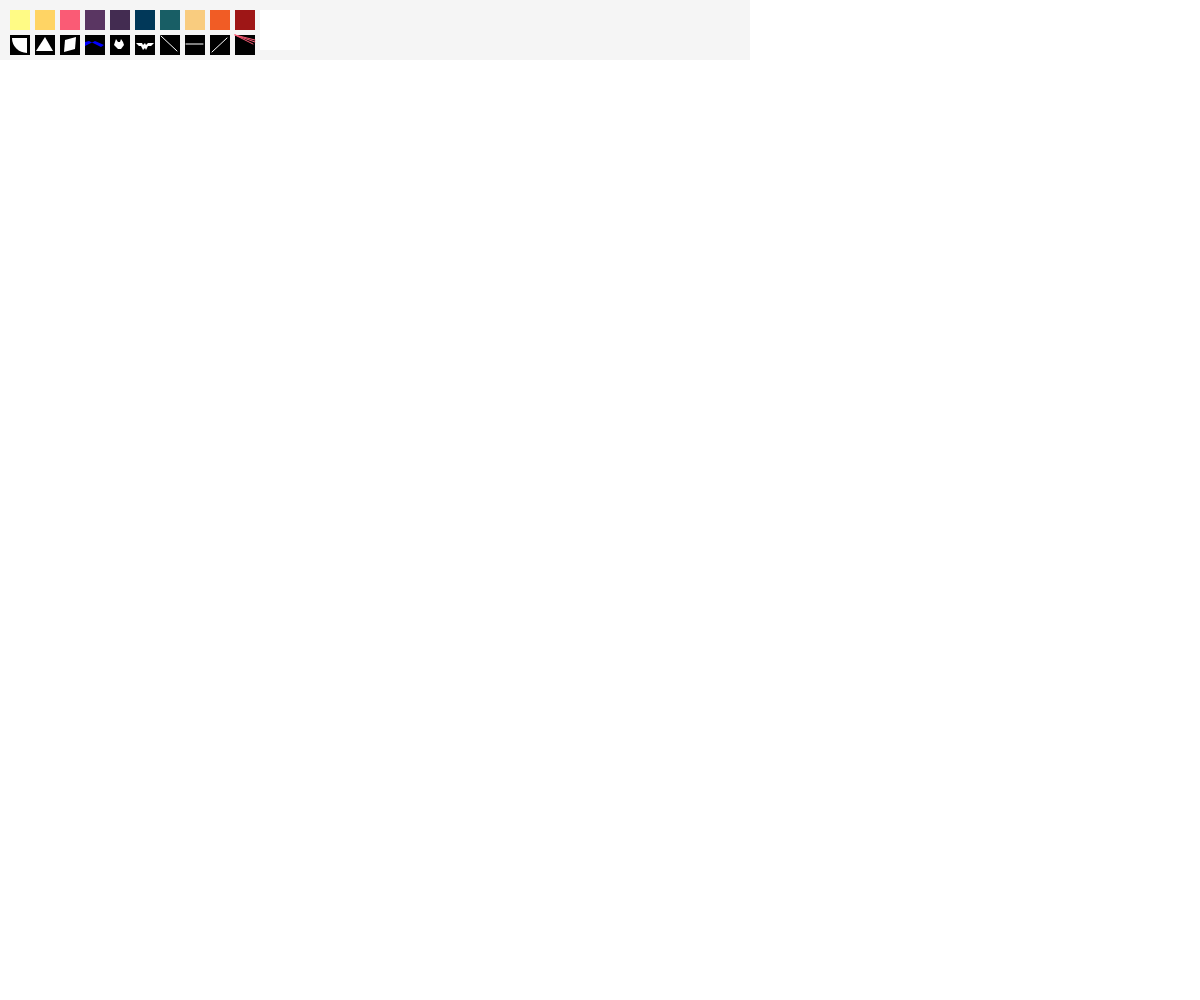
Frame 1 (no input)
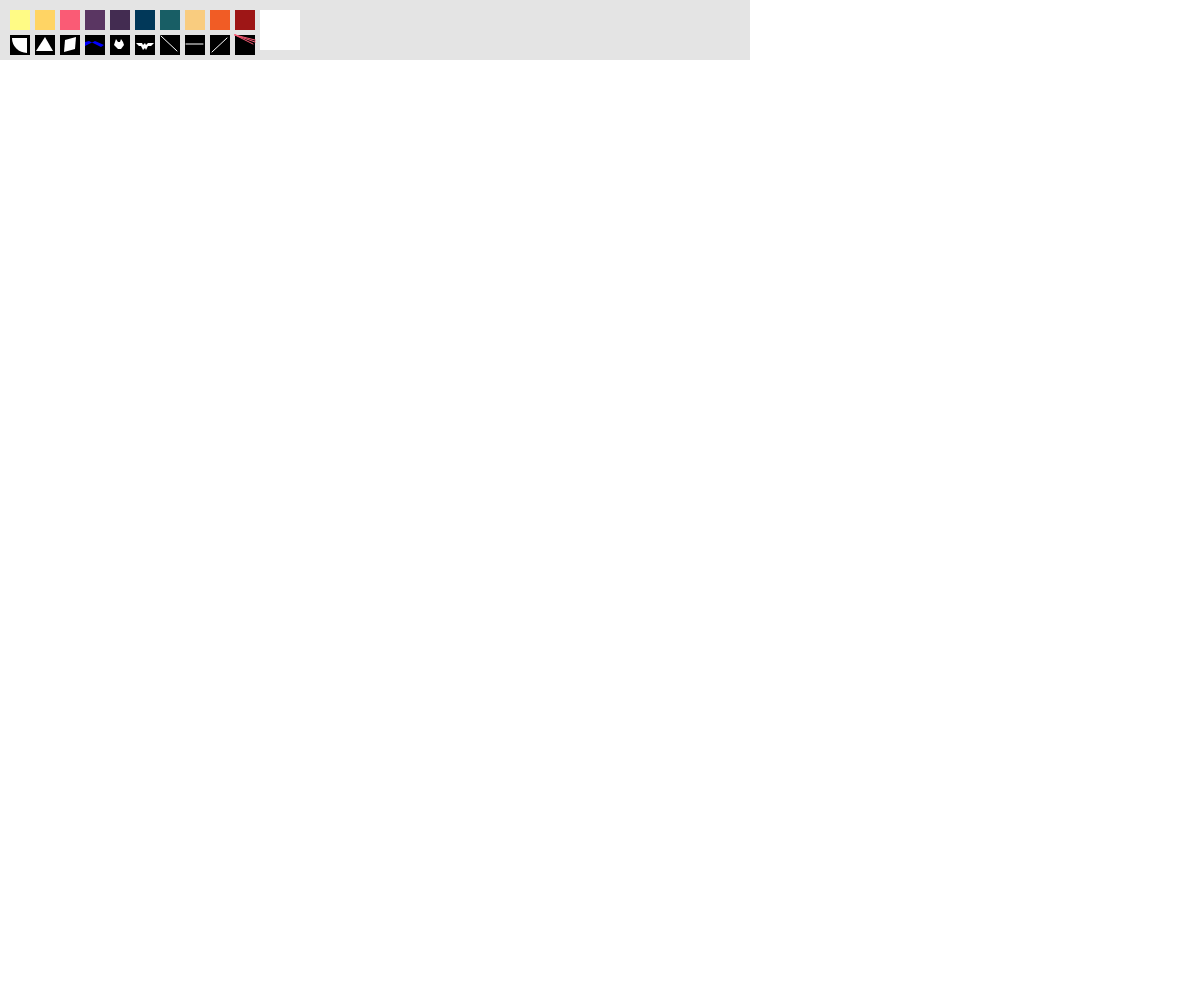
Frame 60 (no input)
Frame 120 (the mouse pressed at the canvas centre since frame 60): identical to frame 60, image omitted

The p5.js sketch that drew these frames (run headless with seeded random() and noise() and a simulated clock; from frame 60 on, the mouse is pressed at the canvas centre):

// p5.js sketch
// ── sketch.js
//Botones para colores//
var boton1x = 10;
var boton1y = 10;
var boton1tam = 20

var boton2x = 35;
var boton2y = 10;
var boton2tam = 20;

var boton3x = 60;
var boton3y = 10;
var boton3tam = 20;

var boton4x = 85;
var boton4y = 10;
var boton4tam = 20;

var boton5x = 110;
var boton5y = 10;
var boton5tam = 20;

var boton6x = 135;
var boton6y = 10;
var boton6tam = 20;

var boton7x = 160;
var boton7y = 10;
var boton7tam = 20;

var boton8x = 185;
var boton8y = 10;
var boton8tam = 20;

var boton9x = 210;
var boton9y = 10;
var boton9tam = 20;

var boton10x = 235;
var boton10y = 10;
var boton10tam = 20;

//borrador//
var botonbx = 260;
var botonby = 10;
var botonbtam = 40;

//Botones herramienras

var botonh1x = 10;
var botonh1y = 35;
var botonh1tam = 20

var botonh2x = 35;
var botonh2y = 35;
var botonh2tam = 20;

var botonh3x = 60;
var botonh3y = 35;
var botonh3tam = 20;

var botonh4x = 85;
var botonh4y = 35;
var botonh4tam = 20;

var botonh5x = 110;
var botonh5y = 35;
var botonh5tam = 20;

var botonh6x = 135;
var botonh6y = 35;
var botonh6tam = 20;

var botonh7x = 160;
var botonh7y = 35;
var botonh7tam = 20;

var botonh8x = 185;
var botonh8y = 35;
var botonh8tam = 20;

var botonh9x = 210;
var botonh9y = 35;
var botonh9tam = 20;

var botonh10x = 235;
var botonh10y = 35;
var botonh10tam = 20;



// color//

var colors = 0;

// herramienta //
var herramienta = 0;


//algunas posiciones//
var a = 10;
var b = 20;



function setup() {
  createCanvas(windowWidth, windowHeight);
  background(255);

}

function draw() {
  //Recbanner//
  noStroke();
  fill(227, 227, 227, 90);
  rect(0, 0, 750, 60);

  //1
  fill(255, 251, 133);
  rect(boton1x, boton1y, boton1tam, boton1tam);

  //2
  fill(255, 212, 100);
  rect(boton2x, boton2y, boton2tam, boton2tam);

  //3
  fill(250, 91, 117);
  rect(boton3x, boton3y, boton3tam, boton3tam);

  //4
  fill(90, 54, 98);
  rect(boton4x, boton4y, boton4tam, boton4tam);

  //5
  fill(67, 44, 81);
  rect(boton5x, boton5y, boton5tam, boton5tam);

  //6
  fill(1, 56, 89);
  rect(boton6x, boton6y, boton6tam, boton6tam);

  //7
  fill(24, 94, 101);
  rect(boton7x, boton7y, boton7tam, boton7tam);

  //8
  fill(249, 204, 127);
  rect(boton8x, boton8y, boton8tam, boton8tam);

  //9
  fill(241, 92, 37);
  rect(boton9x, boton9y, boton9tam, boton9tam);

  //10
  fill(158, 22, 22);
  rect(boton10x, boton10y, boton10tam, boton10tam);

  //botones herramientas
  //1
  fill(0, 0, 0);
  rect(botonh1x, botonh1y, botonh1tam, botonh1tam);
  fill(255, 255, 255);
  arc(27, 38, 30, 30, HALF_PI, PI);


  //2
  fill(0, 0, 0);
  rect(botonh2x, botonh2y, botonh2tam, botonh2tam);
  fill(255, 255, 255);
  triangle(36, 51, 45, 37, 53, 51);

  //3
  fill(0, 0, 0);
  rect(botonh3x, botonh3y, botonh3tam, botonh3tam);
  fill(255, 255, 255);
  quad(64, 52, 65, 40, 76, 37, 75, 49);

  //4
  fill(0, 0, 0);
  rect(botonh4x, botonh4y, botonh4tam, botonh4tam);
  fill(0, 0, 255);
  strokeWeight(0, 2);
  beginShape();
  vertex(85, 42);
  vertex(89, 41);
  vertex(101, 47);
  vertex(104, 45);
  vertex(95, 41);
  vertex(85, 46);
  endShape();


  //5
  fill(0, 0, 0);
  rect(botonh5x, botonh5y, botonh5tam, botonh5tam);
  fill(255, 255, 255);
  strokeWeight(0, 2);
  beginShape();
  vertex(116, 39);
  vertex(115, 42);
  vertex(114, 45);
  vertex(118, 49);
  vertex(121, 49);
  vertex(124, 45);
  vertex(123, 42);
  vertex(121, 39);
  vertex(120, 42);
  vertex(118, 42);
  endShape();


  //6
  fill(0, 0, 0)
  rect(botonh6x, botonh6y, botonh6tam, botonh6tam);
  fill(255, 255, 255);
  strokeWeight(0, 2);
  beginShape();
  vertex(136, 43);
  vertex(139, 46);
  vertex(141, 46);
  vertex(143, 50);
  vertex(145, 48);
  vertex(146, 50);
  vertex(148, 46);
  vertex(151, 46);
  vertex(154, 43);
  vertex(148, 43);
  vertex(146, 45);
  vertex(145, 43);
  vertex(143, 45);
  vertex(142, 43);
  endShape();


  //7
  fill(0, 0, 0)
  rect(botonh7x, botonh7y, botonh7tam, botonh7tam);
  strokeWeight(1);
  stroke(255, 255, 255);
  line(161, 36, 177, 51);
  noStroke();

  //8
  fill(0, 0, 0)
  rect(botonh8x, botonh8y, botonh8tam, botonh8tam);
  strokeWeight(1);
  stroke(255, 255, 255);
  line(186, 44, 203, 44);
  noStroke();


  //9
  fill(0, 0, 0)
  rect(botonh9x, botonh9y, botonh9tam, botonh9tam);
  strokeWeight(1);
  stroke(255, 255, 255);
  line(227, 38, 212, 52);
  noStroke();


  //10
  fill(0, 0, 0)
  rect(botonh10x, botonh10y, botonh10tam, botonh10tam);
  strokeWeight(1);
  stroke(250, 91, 117);
  line(235, 35, 253, 44);
  line(235, 35, 255, 42);
  line(235, 35, 255, 40);

  noStroke();

  //botonb
  fill(255, 255, 255)
  rect(botonbx, botonby, botonbtam, botonbtam);


  if (mouseIsPressed) {

    //colores//
    if (colors == 0) {
      fill(255, 251, 133);
    }

    if (colors == 1) {
      fill(255, 212, 100);
    }

    if (colors == 2) {
      fill(250, 91, 117);
    }

    if (colors == 3) {
      fill(90, 54, 98);
    }

    if (colors == 4) {
      fill(67, 44, 81);
    }

    if (colors == 5) {
      fill(1, 56, 89);
    }

    if (colors == 6) {
      fill(24, 94, 101);
    }


    if (colors == 7) {
      fill(249, 204, 127);
    }


    if (colors == 8) {
      fill(241, 92, 37);
    }


    if (colors == 9) {
      fill(158, 22, 22);
    }


    //Herramientas


    if (herramienta == 1) {
      arc(mouseX, mouseY, 30, 30, HALF_PI, PI);
    }

    if (herramienta == 2) {
      triangle(mouseX, mouseY, mouseX + 18, mouseY - 55,
        mouseX + 46, mouseY);

    }

    if (herramienta == 3) {
      quad(mouseX, mouseY, mouseX + 48, mouseY - 11, mouseX + 31,
        mouseY + 32, mouseX - 8, mouseY + 46);

    }

    if (herramienta == 4) {

      fill(0, 0, 255);
      strokeWeight(0, 2);
      beginShape();
      vertex(mouseX, mouseY); //85 , 42
      vertex(mouseX + 4, mouseY + 1);
      vertex(mouseX + 16, mouseY + 5);
      vertex(mouseX + 19, mouseY + 3);
      vertex(mouseX + 10, mouseY + 1);
      vertex(mouseX, mouseY + 4);
      endShape();

    }

    if (herramienta == 5) {

      //fill(255,0,0);
      strokeWeight(0, 2);
      beginShape();
      vertex(mouseX, mouseY - 10);
      vertex(mouseX - 1, mouseY - 7);
      vertex(mouseX - 2, mouseY - 4);
      vertex(mouseX + 2, mouseY);
      vertex(mouseX + 5, mouseY);
      vertex(mouseX + 8, mouseY - 4);
      vertex(mouseX + 7, mouseY - 7);
      vertex(mouseX + 5, mouseY - 10);
      vertex(mouseX + 4, mouseY - 7);
      vertex(mouseX + 2, mouseY - 7);
      endShape();
    }

    if (herramienta == 6) {

      //fill(255,255,255);
      strokeWeight(0, 2);
      beginShape();
      vertex(mouseX, mouseY);
      vertex(mouseX + 7, mouseY + 7);
      vertex(mouseX + 13, mouseY + 7);
      vertex(mouseX + 18, mouseY + 16);
      vertex(mouseX + 22, mouseY + 11);
      vertex(mouseX + 25, mouseY + 16);
      vertex(mouseX + 30, mouseY + 8);
      vertex(mouseX + 37, mouseY + 8);
      vertex(mouseX + 43, mouseY);
      vertex(mouseX + 28, mouseY);
      vertex(mouseX + 25, mouseY + 5);
      vertex(mouseX + 22, mouseY - 1);
      vertex(mouseX + 18, mouseY + 4);
      vertex(mouseX + 14, mouseY);
      endShape();

    }

    if (herramienta == 7) {
      strokeWeight(1);
      stroke(255, 0, 0);
      line(mouseX, mouseY, mouseX + 16, mouseY + 15);

    }

    if (herramienta == 8) {
      strokeWeight(1);
      stroke(255, 0, 0);
      line(mouseX, mouseY, mouseX + 17, mouseY);
    }

    if (herramienta == 9) {
      strokeWeight(1);
      stroke(255, 0, 0);
      line(mouseX + 15, mouseY - 14, mouseX, mouseY);

    }

    if (herramienta == 10) {

      strokeWeight(1);
      stroke(250, 91, 117);
      line(mouseX - 20, mouseY - 20, 800, 200);
    }

    //botonb
    if (herramienta == 11) {
      fill(255, 255, 255)
      rect(0, 0, windowWidth, windowHeight);
    }

  }


  //colores
  noStroke();

  if (mouseX > boton1x && mouseX < boton1x + boton1tam &&
    mouseY > boton1y && mouseY < boton1y + boton1tam) {
    colors = 0;
  }

  if (mouseX > boton2x && mouseX < boton2x + boton2tam &&
    mouseY > boton2y && mouseY < boton2y + boton2tam) {
    colors = 1;
  }
  if (mouseX > boton3x && mouseX < boton3x + boton3tam &&
    mouseY > boton3y && mouseY < boton3y + boton3tam) {
    colors = 2;
  }

  if (mouseX > boton4x && mouseX < boton4x + boton4tam &&
    mouseY > boton4y && mouseY < boton4y + boton4tam) {
    colors = 3;
  }

  if (mouseX > boton5x && mouseX < boton5x + boton5tam &&
    mouseY > boton5y && mouseY < boton5y + boton5tam) {
    colors = 4;
  }

  if (mouseX > boton6x && mouseX < boton6x + boton6tam &&
    mouseY > boton6y && mouseY < boton6y + boton6tam) {
    colors = 5;
  }

  if (mouseX > boton7x && mouseX < boton7x + boton7tam &&
    mouseY > boton7y && mouseY < boton7y + boton7tam) {
    colors = 6;
  }

  if (mouseX > boton8x && mouseX < boton8x + boton8tam &&
    mouseY > boton8y && mouseY < boton8y + boton8tam) {
    colors = 7;
  }

  if (mouseX > boton9x && mouseX < boton9x + boton9tam &&
    mouseY > boton9y && mouseY < boton9y + boton9tam) {
    colors = 8;
  }

  if (mouseX > boton10x && mouseX < boton10x + boton10tam &&
    mouseY > boton10y && mouseY < boton10y + boton10tam) {
    colors = 9;
  }



  //herramientas//

  if (mouseX > botonh1x && mouseX < botonh1x + botonh1tam &&
    mouseY > botonh1y && mouseY < botonh1y + botonh1tam) {

    herramienta = 1;
  }

  if (mouseX > botonh2x && mouseX < botonh2x + botonh2tam &&
    mouseY > botonh2y && mouseY < botonh2y + botonh2tam) {

    herramienta = 2;
  }

  if (mouseX > botonh3x && mouseX < botonh3x + botonh3tam &&
    mouseY > botonh3y && mouseY < botonh3y + botonh3tam) {

    herramienta = 3;
  }

  if (mouseX > botonh4x && mouseX < botonh4x + botonh4tam &&
    mouseY > botonh4y && mouseY < botonh4y + botonh4tam) {

    herramienta = 4;
  }

  if (mouseX > botonh5x && mouseX < botonh5x + botonh5tam &&
    mouseY > botonh5y && mouseY < botonh5y + botonh5tam) {

    herramienta = 5;
  }

  if (mouseX > botonh6x && mouseX < botonh6x + botonh6tam &&
    mouseY > botonh6y && mouseY < botonh6y + botonh6tam) {

    herramienta = 6;
  }

  if (mouseX > botonh7x && mouseX < botonh7x + botonh7tam &&
    mouseY > botonh7y && mouseY < botonh7y + botonh7tam) {

    herramienta = 7;

  }

  if (mouseX > botonh8x && mouseX < botonh8x + botonh8tam &&
    mouseY > botonh8y && mouseY < botonh8y + botonh8tam) {

    herramienta = 8;
  }

  if (mouseX > botonh9x && mouseX < botonh9x + botonh9tam &&
    mouseY > botonh9y && mouseY < botonh9y + botonh9tam) {

    herramienta = 9;
  }

  if (mouseX > botonh10x && mouseX < botonh10x + botonh10tam &&
    mouseY > botonh10y && mouseY < botonh10y + botonh10tam) {

    herramienta = 10;
  }

  if (mouseX > botonbx && mouseX < botonbx + botonbtam &&
    mouseY > botonby && mouseY < botonby + botonbtam) {

    herramienta = 11;
  }


}
